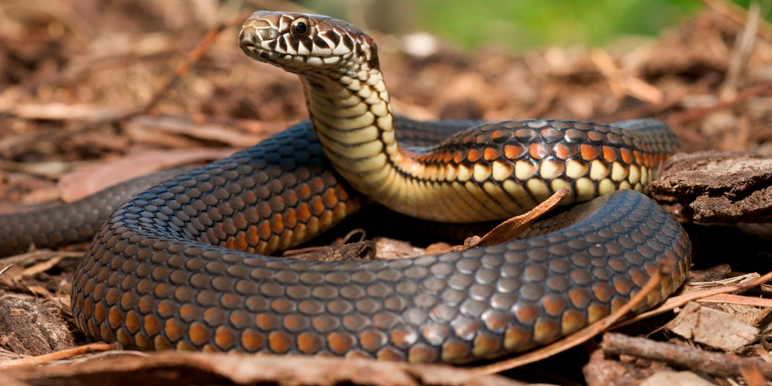
#> input picture tr.png, 772 x 386 px
$ python Actividad1.1.py
#> lines starting #> are read from the running program, lines starting #| are printed output that depends on the picture
import cv2 as cv
import numpy as np
import math

# Cargar la imagen en escala de grises
img = cv.imread('tr.png', 0)
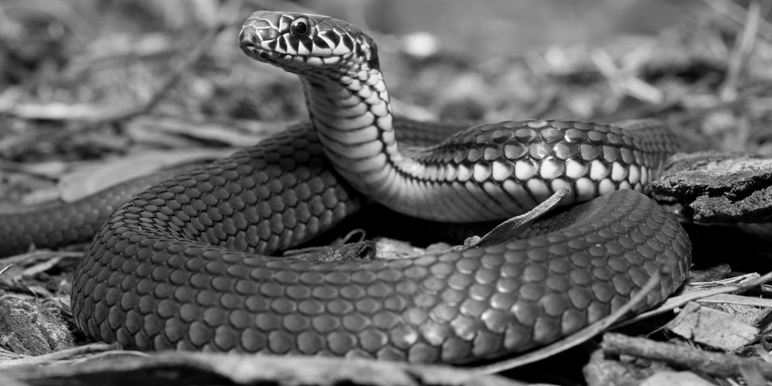
#> img: shape (386, 772); min 0, max 255, mean 100.1

# Obtener el tamaño de la imagen original
x, y = img.shape
#> x = 386; y = 772

# Crear una imagen vacía para almacenar el resultado, con espacio para traslación y escalado
imgRST = np.zeros((int(x * 1.5), int(y * 1.5)), dtype=np.uint8)
xx, yy = imgRST.shape
#> xx = 579; yy = 1158

# Definir el desplazamiento en x e y
dx, dy = 10, 10

# Definir el factor de escala
scale = 0.2

# Calcular el centro de la imagen
cx, cy = int(x // 2), int(y // 2)
#> cx = 193; cy = 386

# Definir el ángulo de rotación (en grados) y convertirlo a radianes
angle = 60
theta = math.radians(angle)

# Rotar, escalar y trasladar la imagen directamente en las fórmulas de coordenadas
for i in range(x):
    for j in range(y):
        # Aplicar la rotación, escala y traslación en una sola fórmula
        rotated_x = int(((j - cx) * math.cos(theta) * scale) - ((i - cy) * math.sin(theta) * scale) + cx + dx)
        rotated_y = int(((j - cx) * math.sin(theta) * scale) + ((i - cy) * math.cos(theta) * scale) + cy + dy)

        # Verificar si el nuevo píxel está dentro de los límites de la imagen resultante
        if 0 <= rotated_x < yy and 0 <= rotated_y < xx:
            imgRST[rotated_y, rotated_x] = img[i, j]
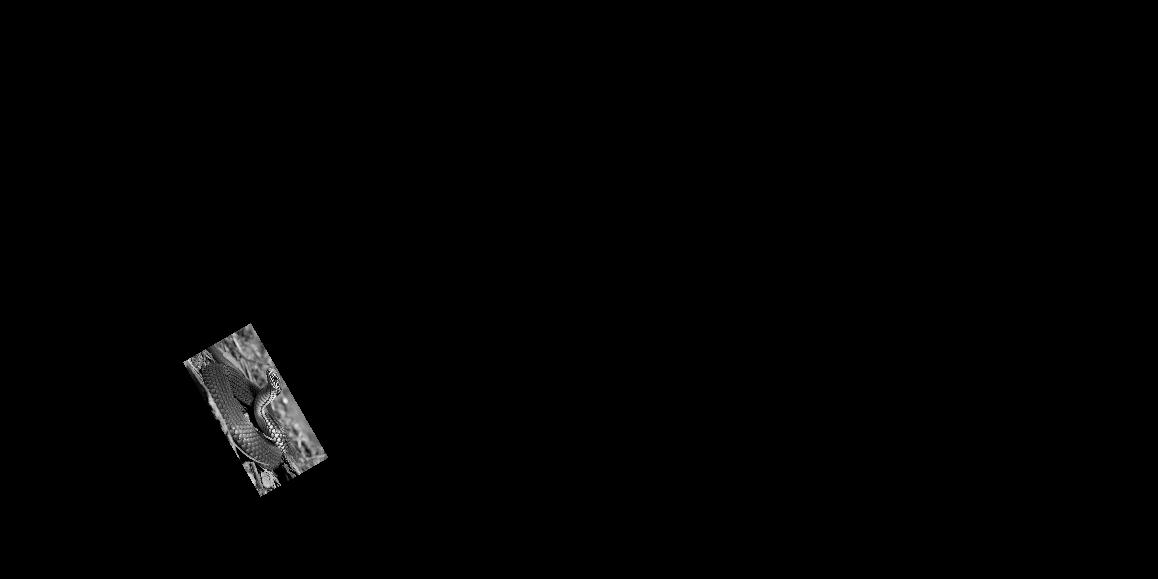
#> imgRST: shape (579, 1158); min 0, max 248, mean 1.8

# Mostrar la imagen original y la rotada con escalado y traslación
cv.imshow('Imagen Original', img)
cv.imshow('Imagen Rotada, Escalada y Trasladada', imgRST)
cv.waitKey(0)
cv.destroyAllWindows()
